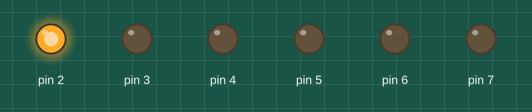
A sketch run on a simulated Arduino Uno, built with avr-gcc and run on an emulated ATmega328P. Shown: output pins drawn as LEDs (lit = HIGH).

Above: at 0.05 s.
At 0.35 s:
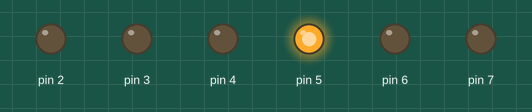
At 0.95 s:
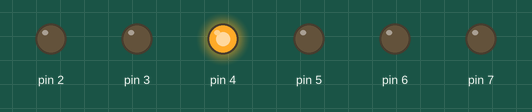
At 1.35 s:
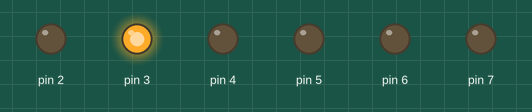
At 1.8 s:
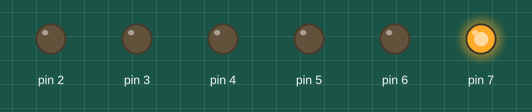
At 2.85 s:
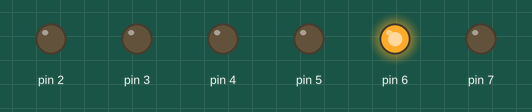
Timing chart, 0 to 3.1 s (numbered marks = the images above):
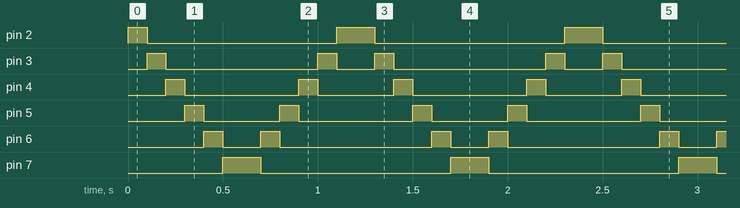

The sketch:

Experimento1_-_ehnr.ino
```cpp
void que_haja_luz(int LED_COLOR)
{
  digitalWrite(LED_COLOR, HIGH);
  delay(100);
  digitalWrite(LED_COLOR, LOW);
  //delay(100);
}

void setup()
{
  int i;
  for(i=2; i<8; i++)
  {
  	pinMode(i, OUTPUT);
  }
}

void loop()
{
  int i;
  //normal:
  for(i=2; i<=7; i++)
  {
  	que_haja_luz(i);
  }
  //inverso:
  for(i=7; i>=2; i--)
  {
  	que_haja_luz(i);
  }
}
```

Measured:
- by itself, pin 2: repeats every 1.2 s: LOW 1.0 s, HIGH 0.20 s
- by itself, pin 3: repeats every 1.2 s: LOW 0.80 s, HIGH 0.10 s, LOW 0.20 s, HIGH 0.10 s
- by itself, pin 4: repeats every 1.2 s: LOW 0.60 s, HIGH 0.10 s, LOW 0.40 s, HIGH 0.10 s
- by itself, pin 5: repeats every 1.2 s: LOW 0.40 s, HIGH 0.10 s, LOW 0.60 s, HIGH 0.10 s
- by itself, pin 6: repeats every 1.2 s: LOW 0.20 s, HIGH 0.10 s, LOW 0.80 s, HIGH 0.10 s
- by itself, pin 7: alternates HIGH for 0.20 s and LOW for 1.0 s
